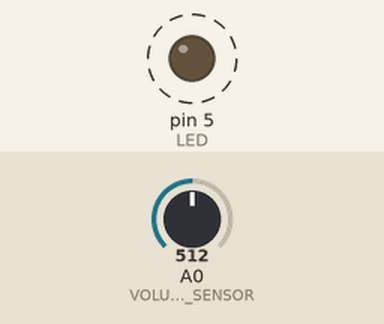
A sketch run on a simulated Arduino Uno, built with avr-gcc and run on an emulated ATmega328P. Parts: output pins drawn as LEDs (lit = HIGH). Dashed ring = blinking. The inputs (shaded band) are chosen by the test bench; at power-on: A0 (VOLUME_SENSOR) = 512. What the sketch prints to the serial monitor is not drawn.

Above: at 0.15 s.
Timing chart, 0 to 3.0 s (numbered marks = the images above):
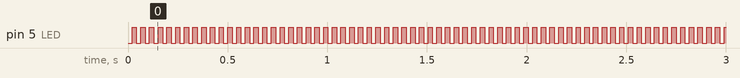

Measured:
- by itself, pin 5 (LED): alternates HIGH for 0.02 s and LOW for 0.02 s

The sketch:

sketch.ino
```cpp
#define LED 5
#define VOLUME_SENSOR 0

// LED点滅のタイミング。周期。
// 20 -> 30 hz (マイクロ秒)
float time_interval_table[] = {
  25000, 23809, 22727, 21739, 20833,
  20000, 19230, 18518, 17857, 17241, 16666
};

boolean led_state = LOW;
unsigned long previous_micros = 0;

void setup() {
  pinMode(LED, OUTPUT);
  Serial.begin(9600);
}

void loop() {

  int raw = analogRead(VOLUME_SENSOR);
  int comverted_value = map(raw, 0, 1024, 0, 10);
  Serial.println(comverted_value);
  BlinkLed(comverted_value);
}

void BlinkLed(int value) {
  unsigned long interval = time_interval_table[value];
  unsigned long current_micros = micros();

  if(current_micros - previous_micros >= interval) {
    previous_micros = current_micros;

    if(led_state == LOW) {
      led_state = HIGH;
    } else {
      led_state = LOW;
    }

    digitalWrite(LED, led_state);
  }

}
```
